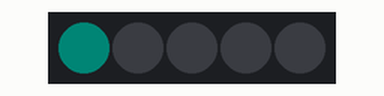
A sketch run on a simulated Arduino Uno, built with avr-gcc and run on an emulated ATmega328P. Shown: 5 RGB LEDs in strip order, left to right. Dim RGB values are drawn brighter than linear; random numbers use the default seed unless the sketch sets one.

Above: at 0.05 s.
At 4.97 s:
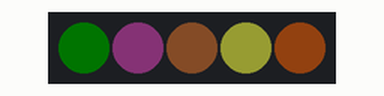
At 9.99 s:
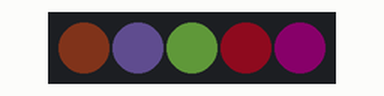
At 20.03 s:
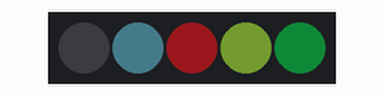
At 29.97 s:
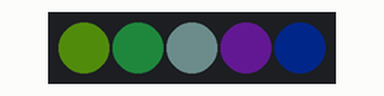
At 39.93 s:
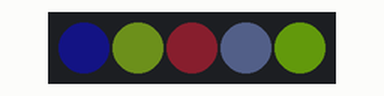
Timing chart, 0 to 40.0 s (numbered marks = the images above):
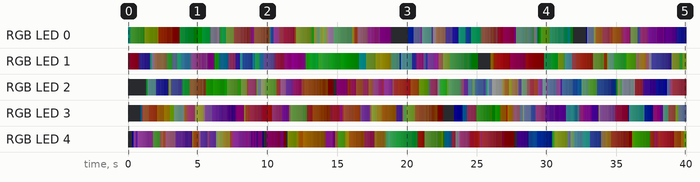

Measured:
- by itself, RGB LED 0: off → RGB(0, 8, 7) at 0.00 s, → RGB(0, 7, 6) 0.10 s later, → RGB(8, 18, 5) 0.10 s later, → RGB(7, 16, 5) 0.10 s later, … (361 changes in this stretch)
- by itself, RGB LED 1: off → RGB(12, 0, 3) at 0.10 s, → RGB(11, 0, 3) 0.10 s later, → RGB(9, 0, 2) 0.10 s later, → RGB(8, 0, 2) 0.10 s later, … (378 changes in this stretch)

The sketch:

led_beret.ino
```cpp
#include <FastLED.h>

#define BRIGHTNESS 64
#define DEFAULT_SAT 223
#define MAX_BRIGHTNESS 127
#define MAX_SAT 255
#define MIN_BRIGHTNESS 63
#define MIN_SAT 191
#define NUM_LEDS 5
#define PIN 12

CRGB leds[NUM_LEDS];

const CHSVPalette16 HAT_COLORS(
    // Red
    CHSV(0, 255, 255),
    CHSV(0, 156, 255),

    // Orange/Yellow
    CHSV(24, 255, 255),
    CHSV(24, 156, 255),

    // Yellow
    CHSV(35, 255, 255),
    CHSV(35, 156, 255),

    // Yellow-Green
    CHSV(50, 255, 246),
    CHSV(50, 155, 248),

    // Cyan
    CHSV(128, 255, 153),
    CHSV(128, 155, 178),

    // Light Blue
    CHSV(146, 238, 164),
    CHSV(146, 146, 187),

    // Blue/Purple
    CHSV(180, 226, 175),
    CHSV(180, 137, 195),

    // Violet
    CHSV(231, 255, 205),
    CHSV(231, 155, 217)
);


void randomSparklesPattern() {
    uint16_t pos = random16(NUM_LEDS);
    static uint8_t hue = 0;

    fadeToBlackBy(leds, NUM_LEDS, 32);
    leds[pos] += CHSV(random8(), DEFAULT_SAT, MAX_BRIGHTNESS);
    ++hue;
}

void setup() {
    FastLED.addLeds<NEOPIXEL, PIN>(leds, NUM_LEDS);
    FastLED.setBrightness(BRIGHTNESS);
}

void loop() {
    randomSparklesPattern();
    FastLED.show();
    delay(100);
}
```
